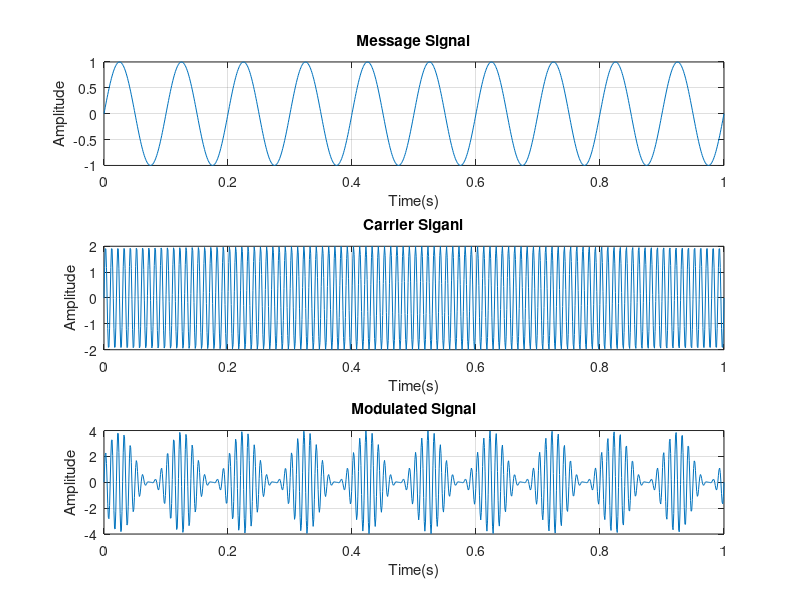
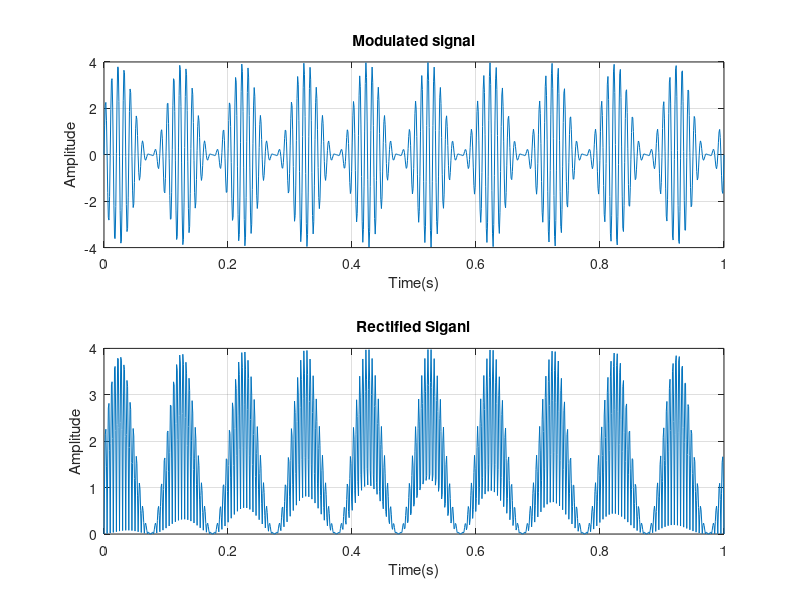
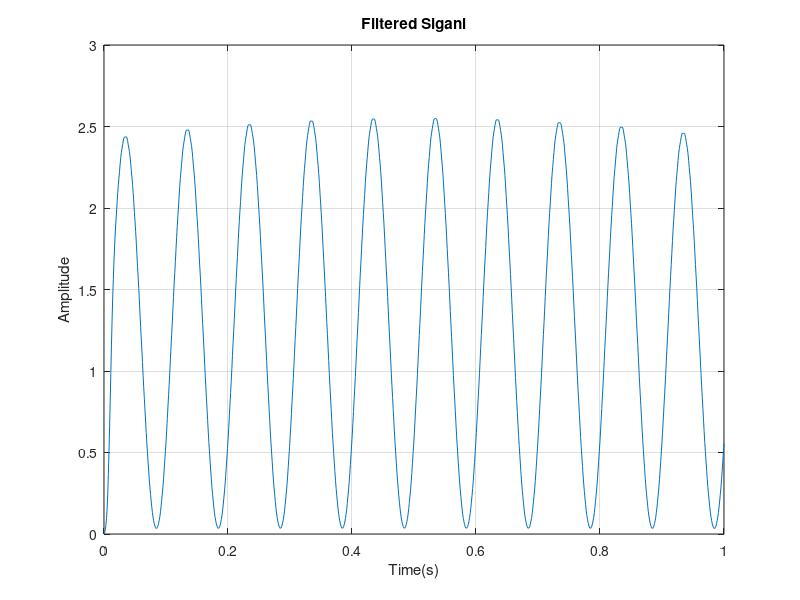

Here is the MATLAB script that generated these plots, in order:
clear all;
clc;
% Time Parameters 
fs = 1000;                   %sampling frequency
t = linspace(0 , 1 , 1000); %

%Message signal parameteres
fm = 10;
Am = 1;
message_signal = Am * sin(2 * pi * fm.* t);


%carrier signal parameters
fc = 100;
Ac = 2;
carrier_signal = Ac * sin(2 * pi * fc.* t);

modulated_signal = (1 + message_signal) .* carrier_signal;

%% ploting
figure;
subplot(3 ,1, 1);
plot(t , message_signal);
title('Message Signal');
xlabel('Time(s)');
ylabel('Amplitude');
grid on;
%
subplot(3 , 1 ,2);
plot(t , carrier_signal);
title('Carrier Siganl');
xlabel('Time(s)');
ylabel('Amplitude');
grid on;
%
subplot(3 , 1 , 3);
plot(t , modulated_signal);
title('Modulated Signal');
xlabel('Time(s)');
ylabel('Amplitude');
grid on;
%
%% Demodulation
%%Rectification process
rectified_signal = abs(modulated_signal);
%%ploting
figure;
subplot(2 , 1 ,1);
plot(t , modulated_signal);
title('Modulated signal');
xlabel('Time(s)');
ylabel('Amplitude');
grid on;
%
subplot(2 , 1 ,2);
plot(t , rectified_signal);
title('Rectified Siganl');
xlabel('Time(s)');
ylabel('Amplitude');
grid on;
%
%low pass signal parameter 
cutoff_freq = 20 ;%hz
%FIR filter design using window method
numtaps = 20; %number of taps in the FIR filter, a simple choice 
normalized_cutoff_freq = cutoff_freq / (fs/ 2);
fir_coeff = fir1(numtaps - 1, normalized_cutoff_freq, 'low');
filtered_signal = filter(fir_coeff , 1 , rectified_signal);

figure;
%subplot(2 , 1 ,2);
plot(t , filtered_signal);
title('Filtered Siganl');
xlabel('Time(s)');
ylabel('Amplitude');
grid on;
%








